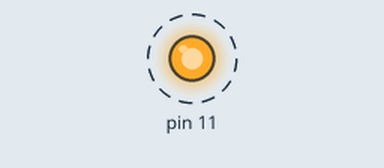
Bench run of a sketch on a simulated Arduino Uno, built with avr-gcc and run on an emulated ATmega328P. Shown: output pins drawn as LEDs (lit = HIGH). Dashed ring = blinking.

Above: at 0.5 s.
Timing chart, 0 to 4.6 s (numbered marks = the images above):
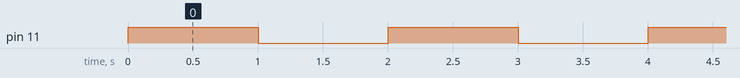

Measured:
- by itself, pin 11: alternates HIGH for 1.0 s and LOW for 1.0 s

The sketch:

blink.ino
```cpp
void setup() {
  asm (
  "sbi %0, %1 \n"
    : : "I" (_SFR_IO_ADDR(DDRB)), "I" (DDB3)
  );
}

void loop() {
  asm (
  "in r24, %0  \n"
  "eor r24, %1 \n"
  "out %0, r24 \n"
  : : "I" (_SFR_IO_ADDR(PORTB)), "r" ((uint8_t)_BV(PORTB3)) : "r24"
);
  delay(1000);
}
```
